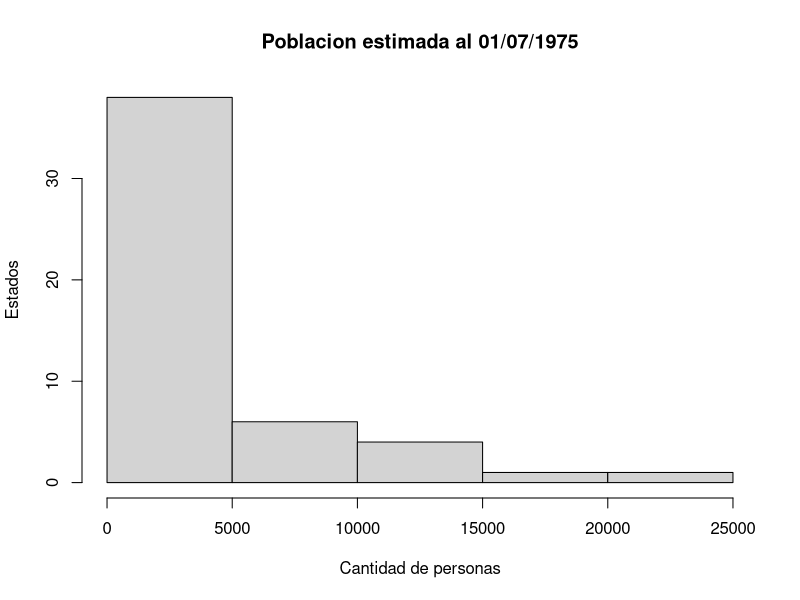
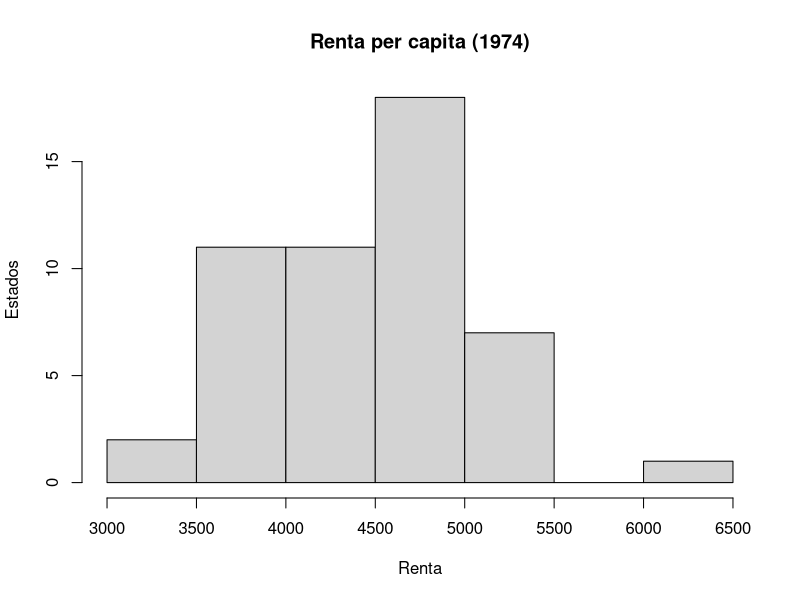
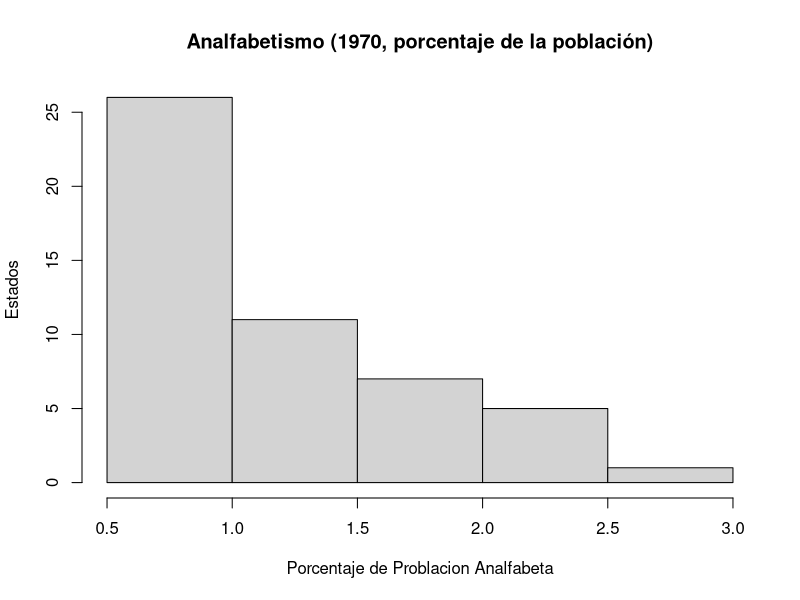
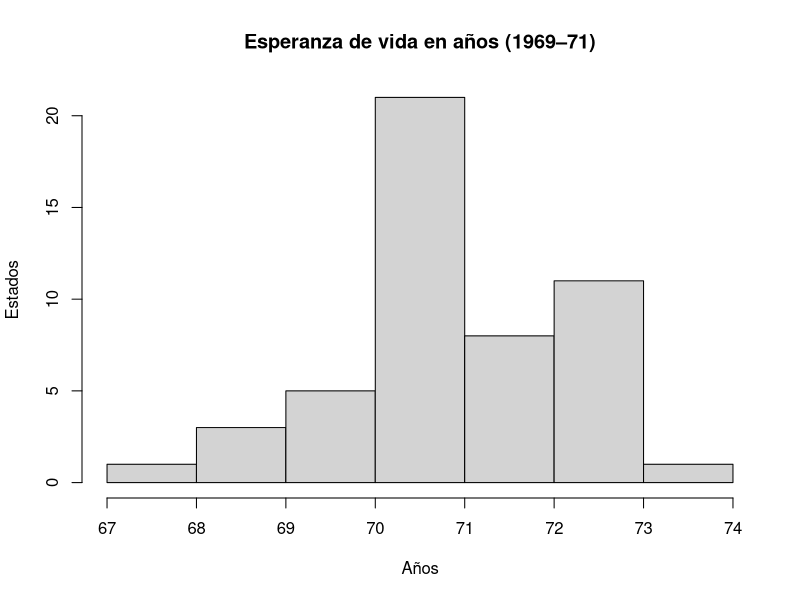
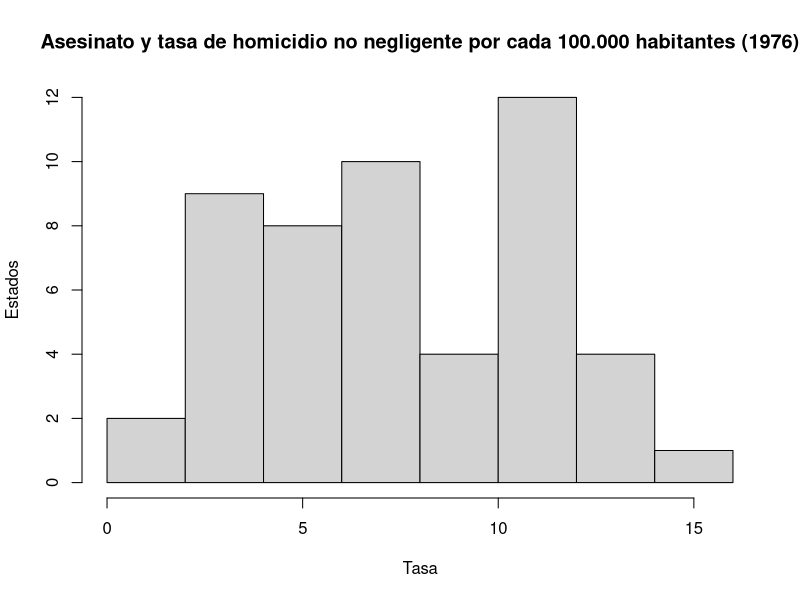
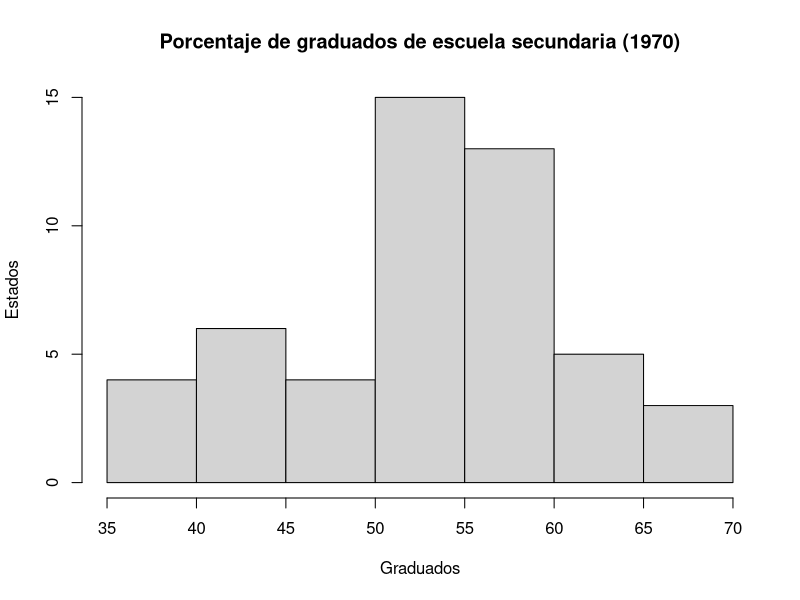
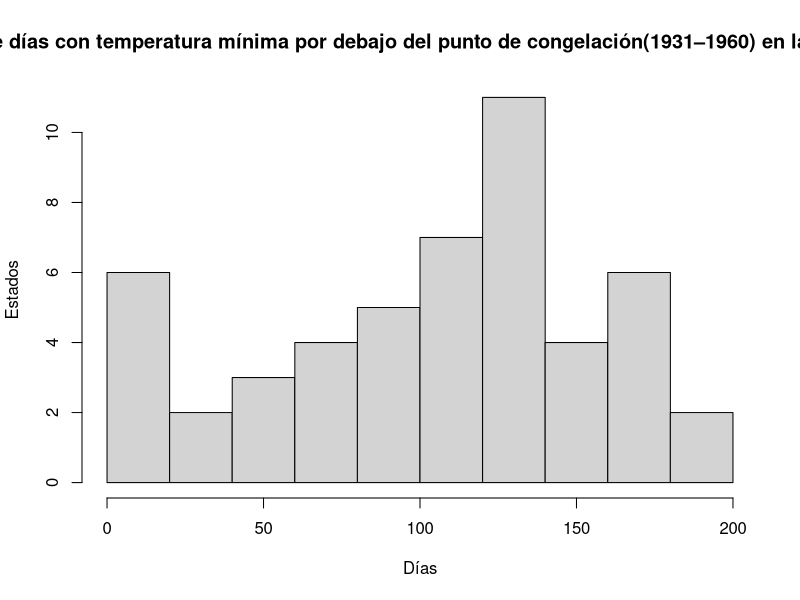
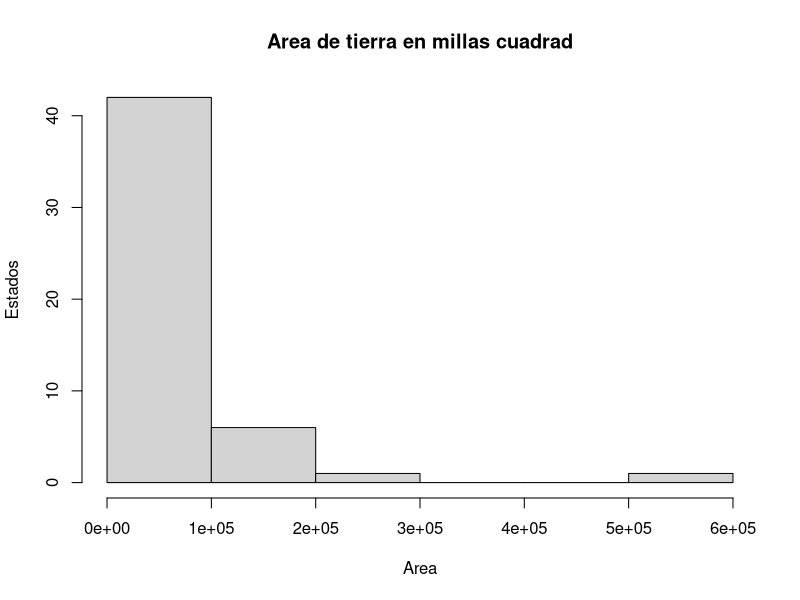

Here is the R script that generated these plots, in order:
# Laboratorio 4 - CO3321
# Sección 1
# Andrea Reyes 15-11201
# Javier Medina 12-10400

#####################################################################################

# 1.1 (20 puntos) Realice un análisis descriptivo de los datos (histograma, gráfico de cajas, número de la
# muestra, mínimo, cuartiles, media y desviación).

# Se cargan los datos
data(state)
edo.77<- as.data.frame(state.x77)
names(edo.77)[4] <- "Life.Exp"
names(edo.77)[6] <- "HS.Grad"

# Mostramos los datos
edo.77
View(edo.77)

#• Population: estimación de población al 1 de julio de 1975.
#• Income: renta per capita (1974).
#• Illiteracy: analfabetismo (1970, porcentaje de la población).
#• Life.Exp: esperanza de vida en años (1969–71)
#• Murder: asesinato y tasa de homicidio no negligente por cada 100.000 habitantes (1976)
#• HS Grad: porcentaje de graduados de escuela secundaria (1970).
#• Frost: número promedio de días con temperatura mínima por debajo del punto de congelación
#(1931–1960) en la capital o ciudad grande.
#• Area: área de tierra en millas cuadrad

# Realizamos los histogramas de las variables
hist(edo.77$Population, main = "Poblacion estimada al 01/07/1975", ylab = "Estados", xlab = "Cantidad de personas")
hist(edo.77$Income, main = "Renta per capita (1974)", ylab = "Estados", xlab = "Renta")
hist(edo.77$Illiteracy, main = "Analfabetismo (1970, porcentaje de la población)", ylab = "Estados", xlab = "Porcentaje de Problacion Analfabeta")
hist(edo.77$Life.Exp, main = "Esperanza de vida en años (1969–71)", ylab = "Estados", xlab = "Años")
hist(edo.77$Murder, main = "Asesinato y tasa de homicidio no negligente por cada 100.000 habitantes (1976)", ylab = "Estados", xlab = "Tasa")
hist(edo.77$HS.Grad, main = "Porcentaje de graduados de escuela secundaria (1970)", ylab = "Estados", xlab = "Graduados")
hist(edo.77$Frost, main = "Número promedio de días con temperatura mínima por debajo del punto de congelación(1931–1960) en la capital o ciudad grande", ylab = "Estados", xlab = "Días")
hist(edo.77$Area, main = "Area de tierra en millas cuadrad", ylab = "Estados", xlab = "Area")

# Hacemos el Summary para extraer los datos descriptivos
summary(edo.77)

# Realizamos los boxsplot

boxplot(edo.77$Population, ylab="Poblacion")
boxplot(edo.77$Income, ylab="Renta")
boxplot(edo.77$Illiteracy, ylab="Porcentaje Poblacion Analfabeta")
boxplot(edo.77$Life.Exp, ylab="Espezanda de Vida")
boxplot(edo.77$Murder, ylab="Asesinato y Tasa de Homicidios")
boxplot(edo.77$HS.Grad, ylab="Pocentaje de Graduados")
boxplot(edo.77$Frost, ylab="Dias con temperatura minima")
boxplot(edo.77$Area, ylab="Area")

# Desviacion estandar

sd(edo.77$Population)
sd(edo.77$Income)
sd(edo.77$Illiteracy)
sd(edo.77$Life.Exp)
sd(edo.77$Murder)
sd(edo.77$HS.Grad)
sd(edo.77$Frost)
sd(edo.77$Area)

#####################################################################################

# 1.2 (10 puntos) Realice un gráfico de dispersión y una matriz de correlación de las
# variables independientes respecto a Life Exp. Interprete los resultados.

# Gráfico de dispersión
pairs(edo.77)

# Matriz de correlación
cor(edo.77)

#####################################################################################

# 1.3 (30 puntos) ¿Cuál es el modelo que explica mejor la variabilidad de Life Exp? 
# Incluya todas las pruebas necesarias para llegar a este modelo. Utilice un nivel
# de significancia de 0.001.

attach(edo.77)
# Definimos el modelo lineal
mod1 = lm(Life.Exp ~ Population + Income + Illiteracy + Murder + HS.Grad + Frost + Area, data = edo.77)
summary(mod1)
# Graficamos el modelo para analizarlo
plot(mod1)

# Eliminamos las variables que no son significativas hasta obtener el mejor modelo
mod2 = lm(Life.Exp ~ Population + Murder + HS.Grad + Frost, data = edo.77)
summary(mod2)
plot(mod2)

mod3 = lm(Life.Exp ~ Murder + HS.Grad + Frost, data = edo.77)
summary(mod3)
plot(mod3)

mod4 = lm(Life.Exp ~ Murder, data = edo.77)
summary(mod4)
plot(mod4)

#####################################################################################

# 1.4 (20 puntos) Realice un análisis de residuos al modelo ganador.
# VER RESPUESTA EN EL INFORME

#####################################################################################

